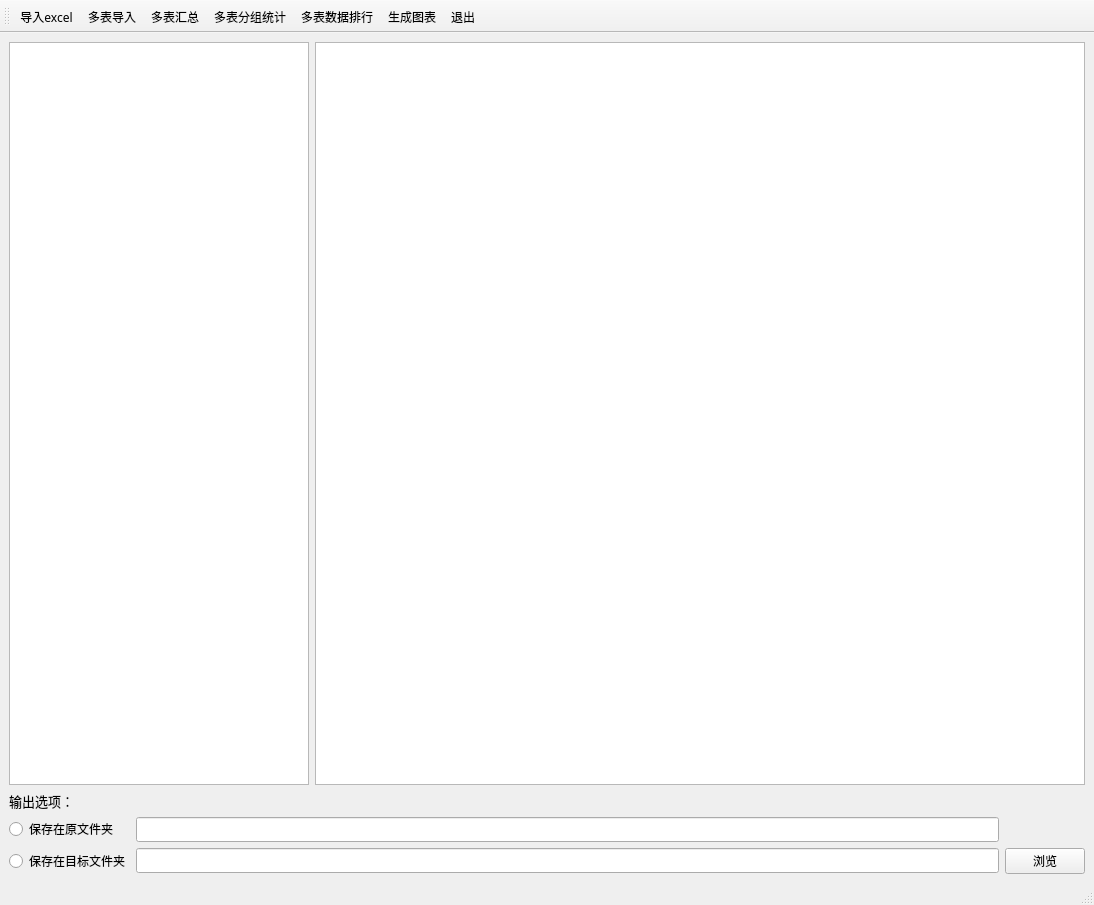
<?xml version="1.0" encoding="UTF-8"?>
<ui version="4.0">
 <class>MainWindow</class>
 <widget class="QMainWindow" name="MainWindow">
  <property name="geometry">
   <rect>
    <x>0</x>
    <y>0</y>
    <width>1094</width>
    <height>905</height>
   </rect>
  </property>
  <property name="font">
   <font>
    <family>微软雅黑</family>
    <pointsize>9</pointsize>
   </font>
  </property>
  <property name="windowTitle">
   <string>MainWindow</string>
  </property>
  <widget class="QWidget" name="centralwidget">
   <layout class="QGridLayout" name="gridLayout_3">
    <item row="0" column="0">
     <layout class="QGridLayout" name="gridLayout_2">
      <item row="0" column="0">
       <widget class="QListView" name="listView">
        <property name="maximumSize">
         <size>
          <width>300</width>
          <height>16777215</height>
         </size>
        </property>
       </widget>
      </item>
      <item row="0" column="1">
       <widget class="QTextEdit" name="textEdit">
        <property name="font">
         <font>
          <pointsize>7</pointsize>
         </font>
        </property>
        <property name="html">
         <string>&lt;!DOCTYPE HTML PUBLIC &quot;-//W3C//DTD HTML 4.0//EN&quot; &quot;http://www.w3.org/TR/REC-html40/strict.dtd&quot;&gt;
&lt;html&gt;&lt;head&gt;&lt;meta name=&quot;qrichtext&quot; content=&quot;1&quot; /&gt;&lt;style type=&quot;text/css&quot;&gt;
p, li { white-space: pre-wrap; }
&lt;/style&gt;&lt;/head&gt;&lt;body style=&quot; font-family:'微软雅黑'; font-size:7pt; font-weight:400; font-style:normal;&quot;&gt;
&lt;p style=&quot;-qt-paragraph-type:empty; margin-top:0px; margin-bottom:0px; margin-left:0px; margin-right:0px; -qt-block-indent:0; text-indent:0px;&quot;&gt;&lt;br /&gt;&lt;/p&gt;&lt;/body&gt;&lt;/html&gt;</string>
        </property>
       </widget>
      </item>
     </layout>
    </item>
    <item row="1" column="0">
     <layout class="QGridLayout" name="gridLayout">
      <item row="0" column="0">
       <widget class="QLabel" name="label">
        <property name="font">
         <font>
          <pointsize>10</pointsize>
         </font>
        </property>
        <property name="text">
         <string>输出选项：</string>
        </property>
       </widget>
      </item>
      <item row="1" column="0">
       <widget class="QRadioButton" name="radioButton">
        <property name="text">
         <string>保存在原文件夹</string>
        </property>
       </widget>
      </item>
      <item row="1" column="1">
       <widget class="QLineEdit" name="lineEdit_2"/>
      </item>
      <item row="2" column="0">
       <widget class="QRadioButton" name="radioButton_2">
        <property name="text">
         <string>保存在目标文件夹</string>
        </property>
       </widget>
      </item>
      <item row="2" column="1">
       <widget class="QLineEdit" name="lineEdit"/>
      </item>
      <item row="2" column="2">
       <widget class="QPushButton" name="pushButton">
        <property name="text">
         <string>浏览</string>
        </property>
       </widget>
      </item>
     </layout>
    </item>
   </layout>
  </widget>
  <widget class="QMenuBar" name="menubar">
   <property name="geometry">
    <rect>
     <x>0</x>
     <y>0</y>
     <width>1094</width>
     <height>26</height>
    </rect>
   </property>
  </widget>
  <widget class="QStatusBar" name="statusbar"/>
  <widget class="QToolBar" name="toolBar">
   <property name="font">
    <font>
     <family>微软雅黑</family>
     <pointsize>9</pointsize>
    </font>
   </property>
   <property name="windowTitle">
    <string>toolBar</string>
   </property>
   <property name="toolButtonStyle">
    <enum>Qt::ToolButtonTextUnderIcon</enum>
   </property>
   <attribute name="toolBarArea">
    <enum>TopToolBarArea</enum>
   </attribute>
   <attribute name="toolBarBreak">
    <bool>false</bool>
   </attribute>
   <addaction name="button1"/>
   <addaction name="button2"/>
   <addaction name="button3"/>
   <addaction name="button4"/>
   <addaction name="button5"/>
   <addaction name="button6"/>
   <addaction name="button7"/>
  </widget>
  <action name="button1">
   <property name="icon">
    <iconset>
     <normaloff>image/图标-01.png</normaloff>image/图标-01.png</iconset>
   </property>
   <property name="text">
    <string>导入excel</string>
   </property>
   <property name="toolTip">
    <string>导入excel</string>
   </property>
  </action>
  <action name="button2">
   <property name="icon">
    <iconset>
     <normaloff>image/图标-02.png</normaloff>image/图标-02.png</iconset>
   </property>
   <property name="text">
    <string>多表导入</string>
   </property>
   <property name="toolTip">
    <string>多表导入</string>
   </property>
  </action>
  <action name="button3">
   <property name="icon">
    <iconset>
     <normaloff>image/图标-03.png</normaloff>image/图标-03.png</iconset>
   </property>
   <property name="text">
    <string>多表汇总</string>
   </property>
   <property name="toolTip">
    <string>多表汇总</string>
   </property>
  </action>
  <action name="button4">
   <property name="icon">
    <iconset>
     <normaloff>image/图标-04.png</normaloff>image/图标-04.png</iconset>
   </property>
   <property name="text">
    <string>多表分组统计</string>
   </property>
   <property name="toolTip">
    <string>多表分组统计</string>
   </property>
  </action>
  <action name="button5">
   <property name="icon">
    <iconset>
     <normaloff>image/图标-05.png</normaloff>image/图标-05.png</iconset>
   </property>
   <property name="text">
    <string>多表数据排行</string>
   </property>
   <property name="toolTip">
    <string>多表数据排行</string>
   </property>
  </action>
  <action name="button6">
   <property name="icon">
    <iconset>
     <normaloff>image/图标-06.png</normaloff>image/图标-06.png</iconset>
   </property>
   <property name="text">
    <string>生成图表</string>
   </property>
   <property name="toolTip">
    <string>生成图表</string>
   </property>
  </action>
  <action name="button7">
   <property name="icon">
    <iconset>
     <normaloff>image/图标-07.png</normaloff>image/图标-07.png</iconset>
   </property>
   <property name="text">
    <string>退出</string>
   </property>
   <property name="toolTip">
    <string>退出</string>
   </property>
  </action>
 </widget>
 <resources/>
 <connections/>
</ui>
